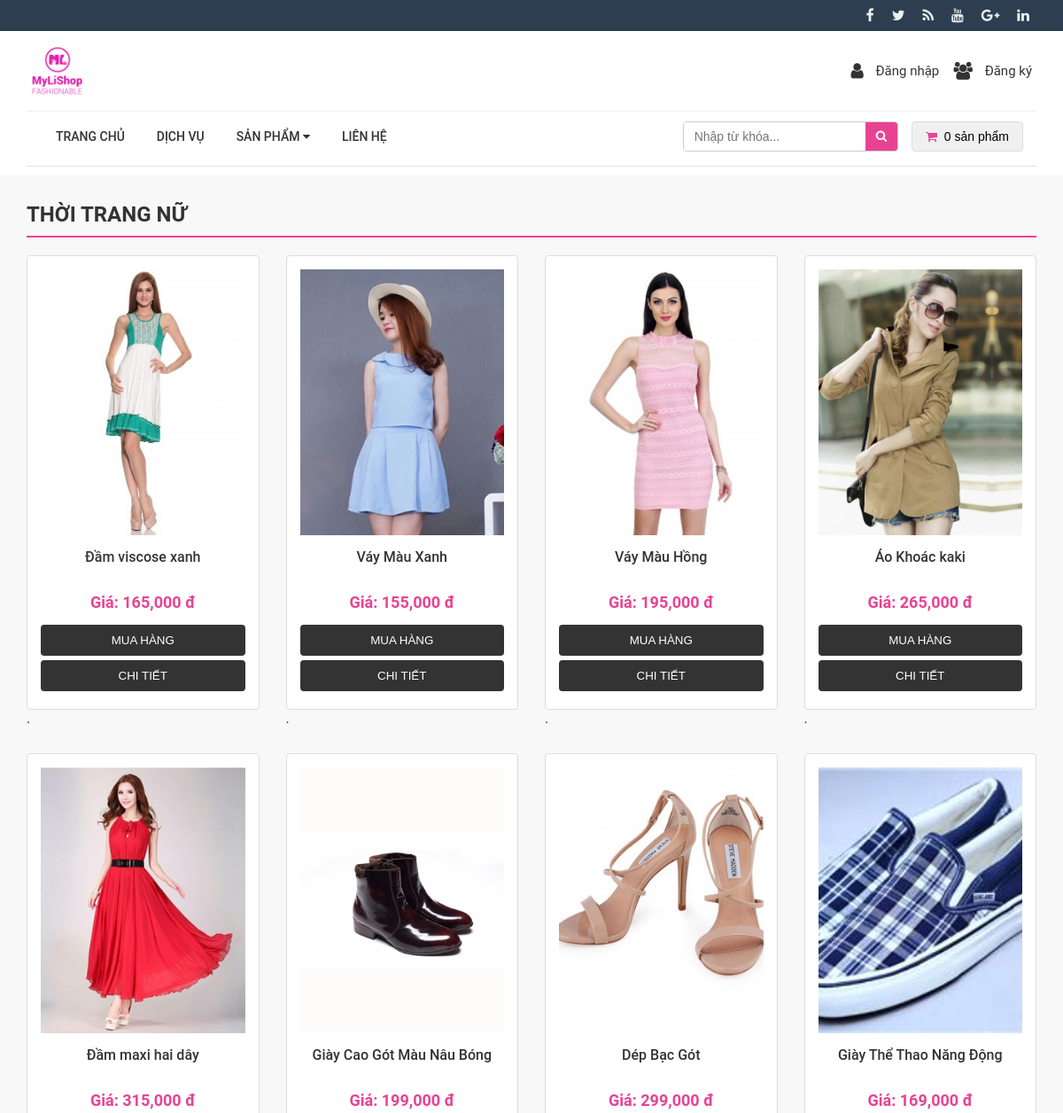
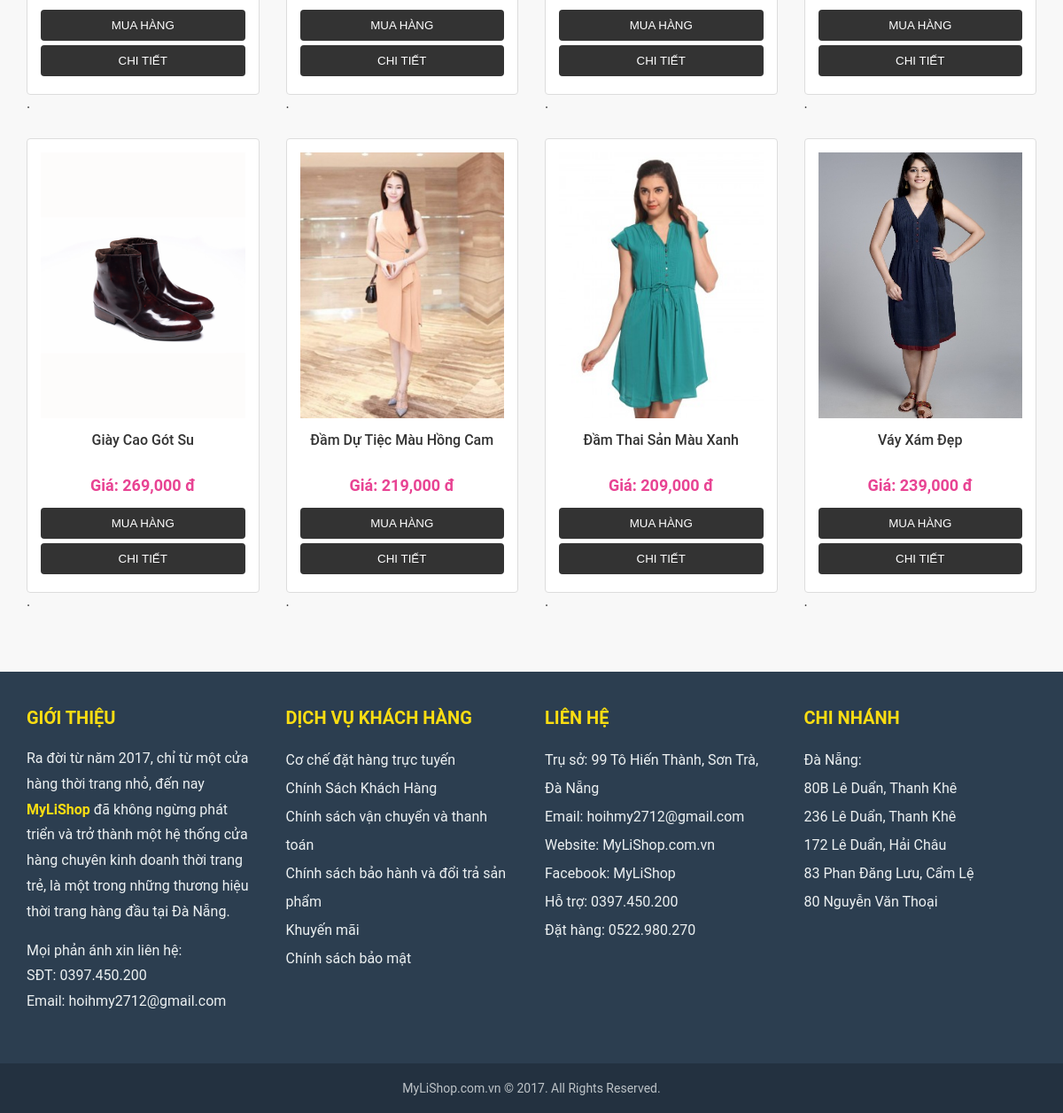
Page /php/model/fashiongirl.php (signed in) on the committed database (2 pictures, top to bottom).
### tables this page shows
CREATE TABLE `products` (
    `id` int(11) NOT NULL,
    `name` varchar(255) NOT NULL,
    `category_id` int(11) NOT NULL,
    `image` varchar(255) NOT NULL,
    `description` text NOT NULL,
    `price` float NOT NULL,
    `saleprice` float NOT NULL,
    `created` date NOT NULL,
    `quantity` int(11) NOT NULL,
    `keyword` varchar(45) DEFAULT NULL,
    `status` int(11) DEFAULT NULL
);

### php/model/fashiongirl.php (the view, shortened to what this page needs)
<!DOCTYPE html>
<html lang="vi">
<head>
    <link rel="stylesheet" type="text/css" href="../../css/model.css">
    <link rel="stylesheet" type="text/css" href="https://cdnjs.cloudflare.com/ajax/libs/font-awesome/4.7.0/css/font-awesome.min.css">
</head>
<body>
    <?php include("header.php"); ?>
    <main class="main-content">
        <div class="container">
            <div class="index">
                <div class="index__category">
                    <div class="index__header">
                        <h3 class="index__title">Thời Trang Nữ</h3>
                    </div>
                    <div class="index__grid">
                        <?php
                        $sql = "SELECT id, image, name, price FROM products WHERE category_id=2";
                        $result = mysqli_query($conn, $sql);
                        if (mysqli_num_rows($result) > 0) {
                            while ($kq = mysqli_fetch_assoc($result)) {
                        ?>
                                <div class="index__item">
                                    <div class="index__card">
                                        <div class="index__image-wrapper">
                                            <img class="index__image" src="<?php echo "../../" . $kq['image']; ?>" alt="<?php echo htmlspecialchars($kq['name']); ?>">
                                        </div>
                                        <div class="index__name"><?php echo htmlspecialchars($kq['name']); ?></div>
                                        <div class="index__price">Giá: <?php echo number_format($kq['price']); ?> đ</div>
                                        <div class="index__actions">
                                            <a href="_cart.php?id=<?php echo $kq['id']; ?>"><button type="button" class="index__button">Mua hàng</button></a>
                                            <a href="detail.php?id=<?php echo $kq['id']; ?>"><button type="button" class="index__button">Chi tiết</button></a>
                                        </div>
                                    </div>
                               .</div>
                        <?php
                            }
                        } else {
                            echo "<p style='text-align:center; width: 100%;'>Chưa có sản phẩm nào trong danh mục này.</p>";
                        }
                        ?>
                    </div>
                </div>
            </div>
        </div>
    </main>
    <?php include("footer.php"); ?>
</body>
</html>

### css/model.css (style rules this page uses)
*, *::before, *::after { box-sizing: border-box; }
body { font-family: "Roboto", sans-serif; margin: 0; padding: 0; background-color: #f8f8f8; color: #333; }
a { text-decoration: none; color: #333; transition: color 0.3s ease; }
.container { padding-left: 30px; padding-right: 30px; margin-left: auto; margin-right: auto; }
.main-content { flex-grow: 1; }
.index { margin-top: 30px; margin-bottom: 30px; }
.index__category { margin-bottom: 40px; }
.index__header { margin-bottom: 20px; border-bottom: 2px solid #e84393; padding-bottom: 10px; }
.index__title { font-size: 24px; font-weight: 700; text-transform: uppercase; margin: 0; color: #333; }
.index__grid { display: flex; flex-wrap: wrap; margin: 0 -15px; }
.index__item { padding: 0 15px; margin-bottom: 30px; width: 100%; }
.index__card { border: 1px solid #ddd; border-radius: 4px; background-color: #fff; text-align: center; padding: 15px; transition: box-shadow 0.3s ease, transform 0.3s ease; }
.index__image-wrapper { overflow: hidden; margin-bottom: 15px; }
.index__image { width: 100%; height: 300px; object-fit: cover; transition: transform 0.3s ease; }
.index__name { font-weight: 500; margin-bottom: 10px; height: 40px; overflow: hidden; }
.index__price { color: #e84393; font-weight: 700; font-size: 18px; margin-bottom: 15px; }
.index__actions a { display: block; margin-bottom: 5px; }
.index__button { width: 100%; background-color: #333; color: #fff; border: none; padding: 10px; border-radius: 4px; cursor: pointer; text-transform: uppercase; font-weight: 500; transition: background-color 0.3s ease; }
@media (min-width: 768px) { .index__item { flex: 0 0 50%; max-width: 50%; } }
@media (min-width: 992px) { .index__item { flex: 0 0 25%; max-width: 25%; } }

### rows in the picture
products: image (picture), name "Đầm viscose xanh", price "165,000"
products: image (picture), name "Váy Màu Xanh", price "155,000"
products: image (picture), name "Váy Màu Hồng", price "195,000"
products: image (picture), name "Áo Khoác kaki", price "265,000"
products: image (picture), name "Đầm maxi hai dây", price "315,000"
products: image (picture), name "Giày Cao Gót Màu Nâu Bóng", price "199,000"
products: image (picture), name "Dép Bạc Gót", price "299,000"
products: image (picture), name "Giày Thể Thao Năng Động", price "169,000"
products: image (picture), name "Giày Cao Gót Su", price "269,000"
products: image (picture), name "Đầm Dự Tiệc Màu Hồng Cam", price "219,000"
products: image (picture), name "Đầm Thai Sản Màu Xanh", price "209,000"
products: image (picture), name "Váy Xám Đẹp", price "239,000"
